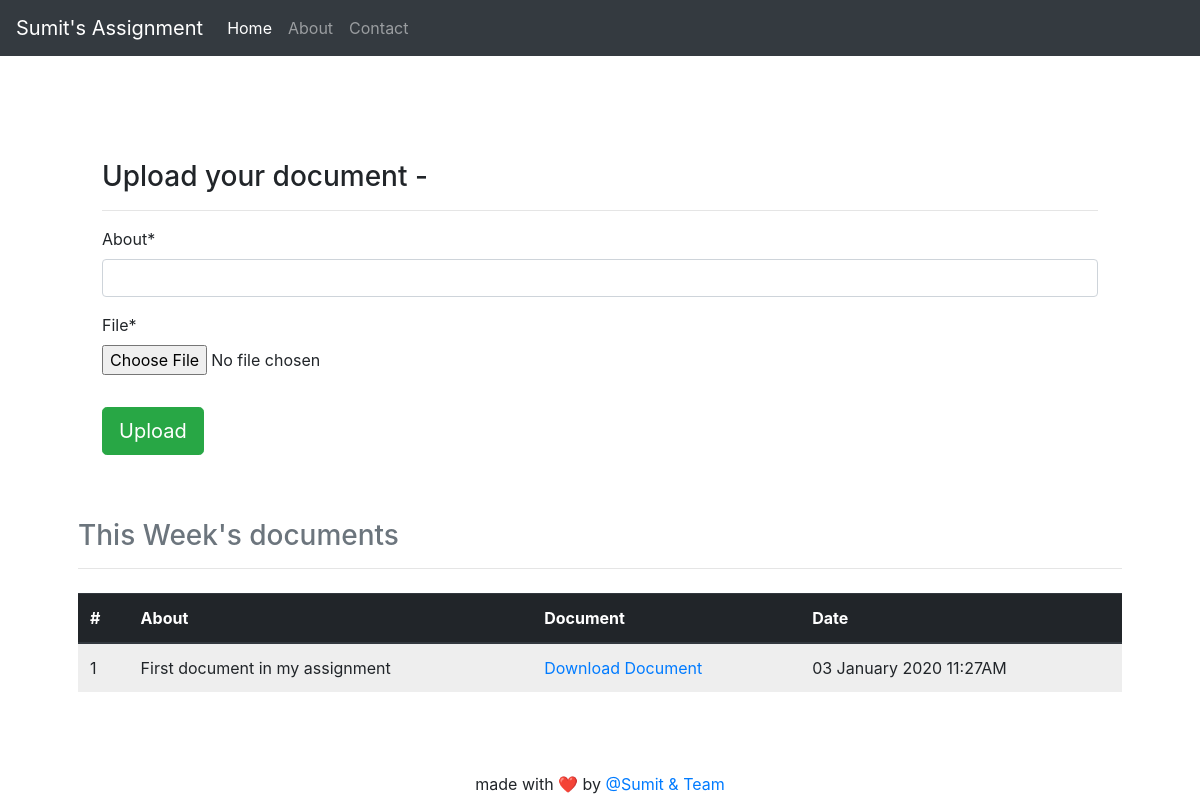
Before: / with the older database file.
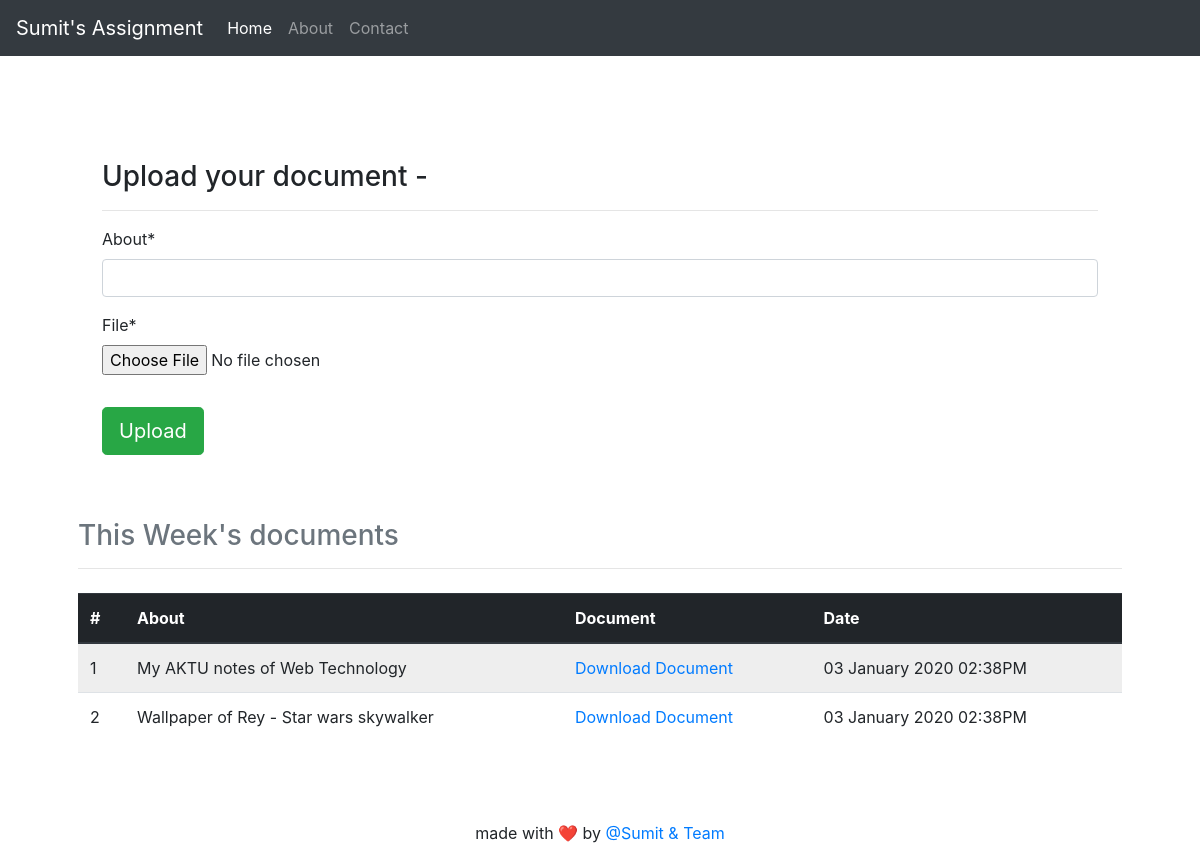
After: the same page with the newer database file.
### main/models.py (models this page shows)
class Document(models.Model):
	about = models.CharField(max_length=120)
	file = models.FileField(upload_to='user_docs')
	date_posted = models.CharField(max_length=70 ,default=datetime.now().strftime("%d %B %Y %I:%M%p"))

### main/views.py (the view)
# urls.py: path('', views.home, name='main-home'),
def home(request):
	documents = Document.objects.all()
	if request.method == 'POST':
		form = DocumentForm(request.POST, request.FILES)
		if form.is_valid():
			form.save()
			messages.success(request, f'Your file has been uploaded!')
		return redirect('/')
	else:
		form = DocumentForm()
		return render(request, 'home.html', {'form':form, 'documents': documents})

### main/forms.py
class DocumentForm(forms.ModelForm):
	class Meta:
		model = Document
		fields = ['about', 'file']

### main/templates/home.html (shortened to what this page needs)
{% extends "base.html" %}
{% load crispy_forms_tags %}
{% block content %}
	<div class=" p-4 mb-4">
	    <form method="POST" enctype="multipart/form-data">
	    	<fieldset class="form-group">
	    		<h3 class="">Upload your document -</h3><hr>
	    		{{ form|crispy }}
		    </fieldset>
	    	<div class="form-group">
	              <button class="btn btn-lg btn-success" type="submit">Upload</button>
	        </div>
	    </form>
	</div>
    <h3 class="text-secondary">This Week's documents</h3><hr>
    <table class="doctable table mt-4">
	  <thead class="thead-dark">
	    <tr>
	      <th scope="col">#</th>
	      <th scope="col">About</th>
	      <th scope="col">Document</th>
	      <th scope="col">Date</th>
	    </tr>
	  </thead>
	  <tbody>
	  	{% for doc in documents %}
	    <tr>
	      <td scope="row"></td>
	      <td>{{ doc.about }}</td>
	      <td><a href="{{ doc.file.url }}" target="_blank">Download Document</a></td>
	      <td>{{ doc.date_posted }}</td>
	    </tr>
	    {% endfor %}
	  </tbody>
	</table>
{% endblock content %}

### main/templates/base.html (shortened to what this page needs)
<!DOCTYPE html>
<html>
<head>
	<link rel="stylesheet" href="https://maxcdn.bootstrapcdn.com/bootstrap/4.0.0/css/bootstrap.min.css">
</head>
<body>
	<nav class="navbar navbar-expand-lg navbar-dark bg-dark">
	  <a class="navbar-brand" href="#">Sumit's Assignment</a>
	  <div class="collapse navbar-collapse" id="navbarNav">
	    <ul class="navbar-nav">
	      <li class="nav-item active">
	        <a class="nav-link" href="#">Home <span class="sr-only">(current)</span></a>
	      </li>
	      <li class="nav-item">
	        <a class="nav-link" href="#">About</a>
	      </li>
	      <li class="nav-item">
	        <a class="nav-link" href="#">Contact</a>
	      </li>
	    </ul>
	  </div>
	</nav>
	<div class="row justify-content-center p-3 animated flipInX">
	</div>
	<div class="container p-5">
		{% block content %}{% endblock %}
	</div>
	<footer class="footer-copyright p-3 text-center">made with ❤️ by <a href="#">@Sumit & Team</a>
	</footer>
</body>
</html>

### main/templates/home.html (style rules this page uses)
table tr:nth-of-type(odd) { background: #eee; }
.doctable { counter-reset: serial-number; }
.doctable td:first-child:before { counter-increment: serial-number; content: counter(serial-number); }

Changed rows visible on the page:
removed Document: about "First document in my assignment", date_posted "03 January 2020 11:27AM"
added Document: about "My AKTU notes of Web Technology", date_posted "03 January 2020 02:38PM"
added Document: about "Wallpaper of Rey - Star wars skywalker", date_posted "03 January 2020 02:38PM"
